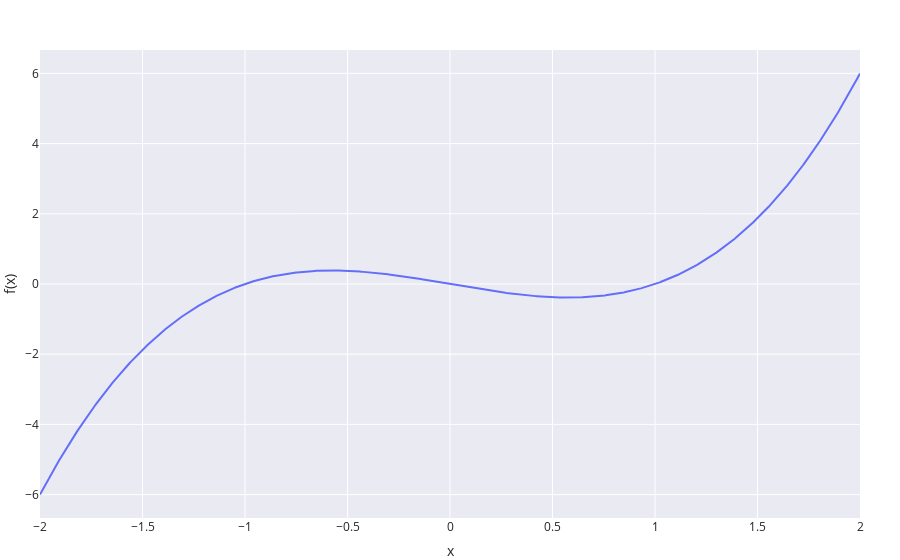

Notebook code for this chart:
### Markdown cell above
## Question 2.i

Sketch 𝑦=𝑥^3−𝑥

### Code cell
backend = spb.PB
x = sp.Symbol('x')
f = x**3-x
p = spb.plot( f, (x, -2, +2), backend=backend )
df = f.diff(x)

text_Q21 = [
    r'\textrm{Zeros of }' 
    rf'{sp.latex(f)} &= {sp.latex(sp.solveset(f, x))}' ,
    
    r'\textrm{Extrema of }' 
    rf'{sp.latex(f)} &= {sp.latex(sp.solveset(df, x))}' 
]

print_aligned_latex_equations(*text_Q21)

### Figure 1 — Plotly figure (JSON) as saved in the notebook; plotly's stock layout.template omitted (floating-point values rounded to 4 significant figures; data arrays with more than 128 entries replaced by an {"elided": "..."} marker saying what was removed)
{"data": [{"line": {"color": "#636EFA"}, "mode": "lines", "name": "x**3 - x", "showlegend": true, "type": "scatter", "x": {"elided": "1000 float values"}, "y": {"elided": "1000 float values"}}], "layout": {"margin": {"b": 0, "l": 0, "r": 40, "t": 50}, "polar": {"angularaxis": {"direction": "counterclockwise", "rotation": 0}}, "scene": {"aspectratio": {}, "camera": {}, "xaxis": {"showgrid": true, "title": {"text": "x"}, "visible": true, "zeroline": true}, "yaxis": {"showgrid": true, "title": {"text": "f(x)"}, "visible": true, "zeroline": true}, "zaxis": {"showgrid": true, "title": {"text": ""}, "visible": true, "zeroline": true}}, "showlegend": false, "title": {"text": "<b></b>", "x": 0.5}, "xaxis": {"constrain": "domain", "showgrid": true, "title": {"text": "x"}, "visible": true, "zeroline": true}, "yaxis": {"showgrid": true, "title": {"text": "f(x)"}, "visible": true, "zeroline": true}}}
